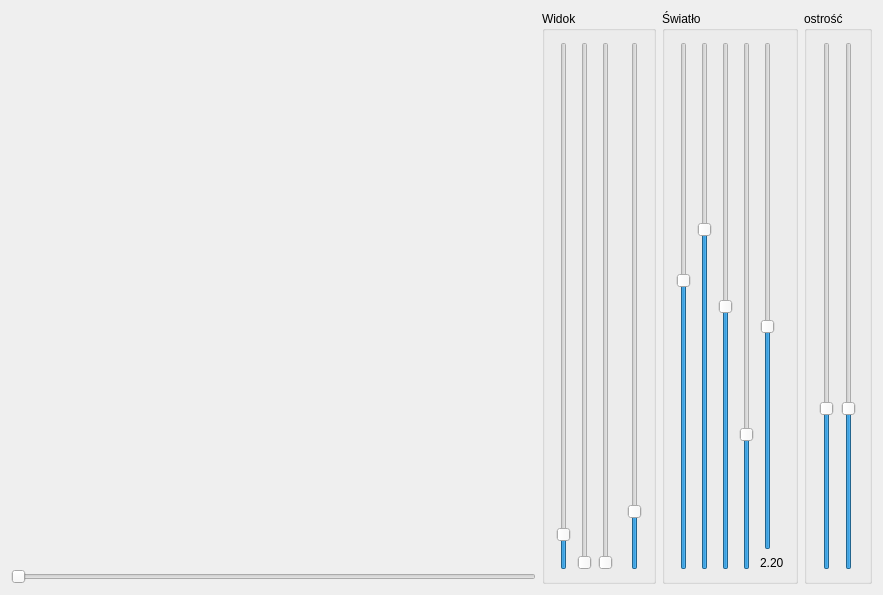
<?xml version="1.0" encoding="UTF-8"?>
<ui version="4.0">
 <class>MainWindow</class>
 <widget class="QMainWindow" name="MainWindow">
  <property name="geometry">
   <rect>
    <x>0</x>
    <y>0</y>
    <width>883</width>
    <height>595</height>
   </rect>
  </property>
  <property name="windowTitle">
   <string>MainWindow</string>
  </property>
  <widget class="QWidget" name="centralWidget">
   <layout class="QGridLayout" name="gridLayout">
    <item row="1" column="0" colspan="3">
     <widget class="QSlider" name="horizontalSlider_Slider">
      <property name="maximum">
       <number>10000</number>
      </property>
      <property name="orientation">
       <enum>Qt::Horizontal</enum>
      </property>
     </widget>
    </item>
    <item row="0" column="6" rowspan="2">
     <widget class="QGroupBox" name="groupBoxLight">
      <property name="sizePolicy">
       <sizepolicy hsizetype="Maximum" vsizetype="Preferred">
        <horstretch>0</horstretch>
        <verstretch>0</verstretch>
       </sizepolicy>
      </property>
      <property name="title">
       <string>Światło</string>
      </property>
      <layout class="QGridLayout" name="gridLayout_2">
       <item row="0" column="0" rowspan="2">
        <widget class="QSlider" name="verticalSliderLightX">
         <property name="minimum">
          <number>-100</number>
         </property>
         <property name="maximum">
          <number>100</number>
         </property>
         <property name="value">
          <number>10</number>
         </property>
         <property name="orientation">
          <enum>Qt::Vertical</enum>
         </property>
        </widget>
       </item>
       <item row="0" column="1" rowspan="2">
        <widget class="QSlider" name="verticalSliderLightY">
         <property name="minimum">
          <number>-100</number>
         </property>
         <property name="maximum">
          <number>100</number>
         </property>
         <property name="value">
          <number>30</number>
         </property>
         <property name="orientation">
          <enum>Qt::Vertical</enum>
         </property>
        </widget>
       </item>
       <item row="0" column="4">
        <widget class="QSlider" name="verticalSliderGamma">
         <property name="maximum">
          <number>500</number>
         </property>
         <property name="value">
          <number>219</number>
         </property>
         <property name="orientation">
          <enum>Qt::Vertical</enum>
         </property>
        </widget>
       </item>
       <item row="0" column="2" rowspan="2">
        <widget class="QSlider" name="verticalSliderLightZ">
         <property name="minimum">
          <number>-100</number>
         </property>
         <property name="maximum">
          <number>100</number>
         </property>
         <property name="orientation">
          <enum>Qt::Vertical</enum>
         </property>
        </widget>
       </item>
       <item row="1" column="4">
        <widget class="QLabel" name="label_gamma">
         <property name="text">
          <string>2.20</string>
         </property>
        </widget>
       </item>
       <item row="0" column="3" rowspan="2">
        <widget class="QSlider" name="verticalSliderLightB">
         <property name="maximum">
          <number>1000</number>
         </property>
         <property name="value">
          <number>250</number>
         </property>
         <property name="orientation">
          <enum>Qt::Vertical</enum>
         </property>
        </widget>
       </item>
      </layout>
     </widget>
    </item>
    <item row="0" column="5" rowspan="2">
     <widget class="QGroupBox" name="groupBoxView">
      <property name="sizePolicy">
       <sizepolicy hsizetype="Maximum" vsizetype="Preferred">
        <horstretch>0</horstretch>
        <verstretch>0</verstretch>
       </sizepolicy>
      </property>
      <property name="title">
       <string>Widok</string>
      </property>
      <layout class="QHBoxLayout" name="horizontalLayout">
       <item>
        <widget class="QSlider" name="verticalSliderRotX">
         <property name="maximum">
          <number>3600</number>
         </property>
         <property name="value">
          <number>200</number>
         </property>
         <property name="orientation">
          <enum>Qt::Vertical</enum>
         </property>
        </widget>
       </item>
       <item>
        <widget class="QSlider" name="verticalSliderRotZ">
         <property name="maximum">
          <number>3600</number>
         </property>
         <property name="orientation">
          <enum>Qt::Vertical</enum>
         </property>
        </widget>
       </item>
       <item>
        <widget class="QSlider" name="verticalSliderRotY">
         <property name="maximum">
          <number>3600</number>
         </property>
         <property name="orientation">
          <enum>Qt::Vertical</enum>
         </property>
        </widget>
       </item>
       <item>
        <spacer name="horizontalSpacer">
         <property name="orientation">
          <enum>Qt::Horizontal</enum>
         </property>
         <property name="sizeType">
          <enum>QSizePolicy::Fixed</enum>
         </property>
         <property name="sizeHint" stdset="0">
          <size>
           <width>8</width>
           <height>20</height>
          </size>
         </property>
        </spacer>
       </item>
       <item>
        <widget class="QSlider" name="verticalSliderZoom">
         <property name="maximum">
          <number>1000</number>
         </property>
         <property name="value">
          <number>100</number>
         </property>
         <property name="orientation">
          <enum>Qt::Vertical</enum>
         </property>
        </widget>
       </item>
      </layout>
     </widget>
    </item>
    <item row="0" column="0" colspan="3">
     <widget class="WidgetOpenGL" name="widgetOpenGL" native="true">
      <property name="minimumSize">
       <size>
        <width>200</width>
        <height>200</height>
       </size>
      </property>
     </widget>
    </item>
    <item row="0" column="7" rowspan="2">
     <widget class="QGroupBox" name="groupBoxFocus">
      <property name="sizePolicy">
       <sizepolicy hsizetype="Maximum" vsizetype="Preferred">
        <horstretch>0</horstretch>
        <verstretch>0</verstretch>
       </sizepolicy>
      </property>
      <property name="title">
       <string>ostrość</string>
      </property>
      <layout class="QHBoxLayout" name="horizontalLayout_2">
       <item>
        <widget class="QSlider" name="verticalSliderDistance">
         <property name="maximum">
          <number>1000</number>
         </property>
         <property name="sliderPosition">
          <number>300</number>
         </property>
         <property name="orientation">
          <enum>Qt::Vertical</enum>
         </property>
        </widget>
       </item>
       <item>
        <widget class="QSlider" name="verticalSliderRange">
         <property name="minimum">
          <number>1</number>
         </property>
         <property name="maximum">
          <number>1000</number>
         </property>
         <property name="sliderPosition">
          <number>300</number>
         </property>
         <property name="orientation">
          <enum>Qt::Vertical</enum>
         </property>
        </widget>
       </item>
      </layout>
     </widget>
    </item>
   </layout>
  </widget>
 </widget>
 <layoutdefault spacing="6" margin="11"/>
 <customwidgets>
  <customwidget>
   <class>WidgetOpenGL</class>
   <extends>QWidget</extends>
   <header location="global">widgetopengl.h</header>
   <container>1</container>
   <slots>
    <slot>v_transform()</slot>
   </slots>
  </customwidget>
 </customwidgets>
 <resources/>
 <connections/>
</ui>
